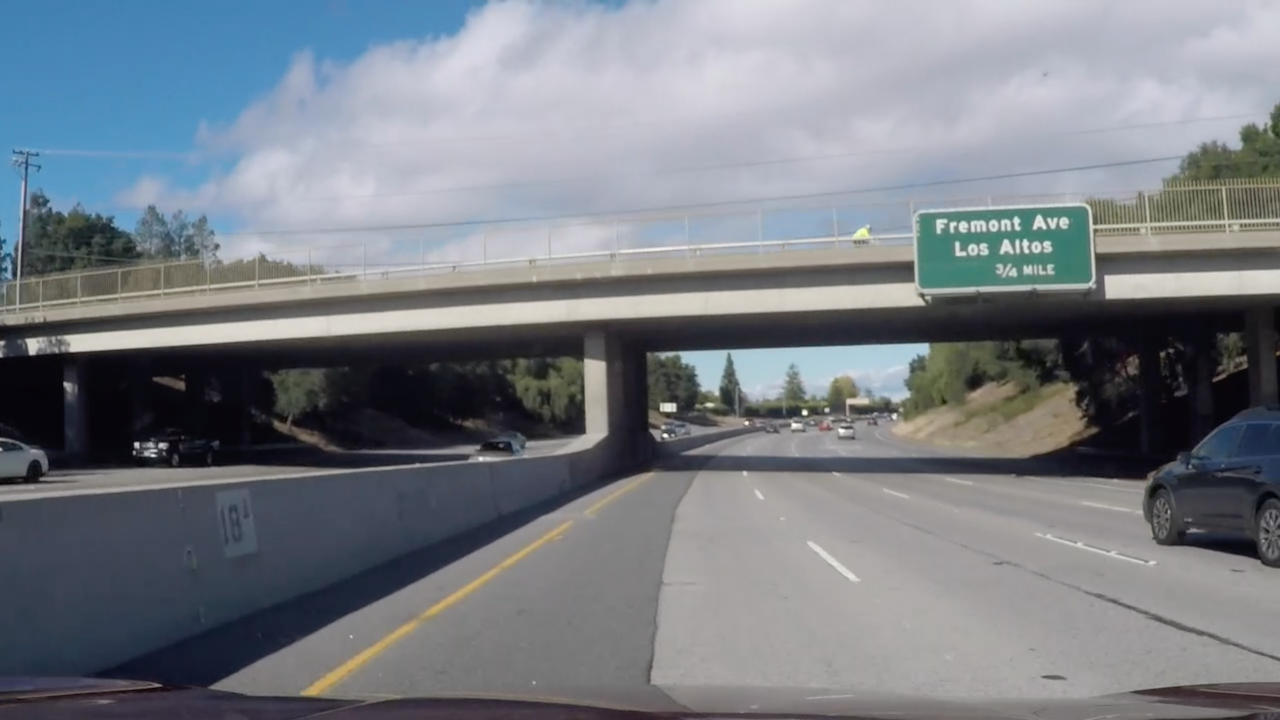
#> input picture v24_11_29/images/curve_lines1.jpg, 1280 x 720 px, given in place of project_video_output.mp4, which was not available
$ jupyter execute --allow-errors _04_video_v1.ipynb   (older library calls are emulated)
#> lines starting #> are read from the running program, lines starting #| are printed output that depends on the picture; pictures that were not available may be replaced by others from this repository, and a replacement may not be noted
[cell 1]
import cv2
import numpy as np
import pickle
import matplotlib.pyplot as plt

calibration_data = pickle.load(open('calibration_data.p','rb'))
#> (reads v24_11_29/calibration_data.p from the repository)

matrix = calibration_data['camera_matrix']
dist_coef = calibration_data['distortion_coefficient']

source_points = [(580, 460), (205, 720), (1110, 720), (703, 460)]
dest_points = [(320, 0), (320, 720), (960, 720), (960, 0)]

warp_matrix = cv2.getPerspectiveTransform(np.float32(source_points), np.float32(dest_points))
inv_warp_matrix = cv2.getPerspectiveTransform(np.float32(dest_points), np.float32(source_points))

p = { 'sat_thresh': 120, 'light_thresh': 40, 'light_thresh_agr': 205,
      'grad_thresh': (0.7, 1.4), 'mag_thresh': 40, 'x_thresh': 20 }

sat_thresh = 120
light_thresh = 40
light_thresh_agr = 205
grad_min = 0.7; grad_max = 1.4
mag_thresh = 40
x_thresh = 20

[cell 2]
import cv2
import numpy as np

def birdeye_sky_view(ground_image):
    temp_image = cv2.undistort(ground_image, matrix, dist_coef, None, matrix)
    shape = (temp_image.shape[1] ,temp_image.shape[0]) # (width,height)
    # 위쪽에 이미 구해놓았음
    # warp_matrix = cv2.getPerspectiveTransform(np.float32(source_points), np.float32(dest_points))
    warp_image = cv2.warpPerspective(temp_image, warp_matrix, shape, flags=cv2.INTER_LINEAR)

    return warp_image

def apply_color_mask(img_hls):
    img_l = img_hls[:, :, 1]
    img_s = img_hls[:, :, 2]
    color_cond1 = (img_s > sat_thresh) & (img_l > light_thresh)
    color_cond2 = img_l > light_thresh_agr
    b = np.zeros_like(img_s)
    b[(color_cond1 | color_cond2)] = 1
    return b

def scale_abs(x, m=255):
    x = np.absolute(x)
    x = np.uint8(m * x / np.max(x))
    return x

# [17 lines left out: functions roi, show_images, not called in this run]

def apply_sobel_mask(img_hls):
    img_l = img_hls[:, :, 1]
    img_s = img_hls[:, :, 2]
    img_z = np.zeros_like(img_s)
    lx = cv2.Sobel(img_l, cv2.CV_64F, 1, 0, ksize = 5)
    ly = cv2.Sobel(img_l, cv2.CV_64F, 0, 1, ksize = 5)
    gradl = np.arctan2(np.absolute(ly), np.absolute(lx))
    l_mag = np.sqrt(lx**2 + ly**2)
    slm, slx, sly = scale_abs(l_mag), scale_abs(lx), scale_abs(ly)
    b = np.zeros_like(img_s)
    sobel_cond1 = slm > mag_thresh
    sobel_cond2 = slx > x_thresh
    sobel_cond3 = (gradl > grad_min) & (gradl < grad_max)
    b[(sobel_cond1 & sobel_cond2 & sobel_cond3)] = 1
    return b

# [30 lines left out: functions sobel_breakdown, color_breakdown, not called in this run]

def lane_filter_apply(rgb_image):
    img_hls = cv2.cvtColor(rgb_image, cv2.COLOR_BGR2HLS)
    color_img = apply_color_mask(img_hls)
    sobel_img = apply_sobel_mask(img_hls)
    filtered_img = cv2.bitwise_or(sobel_img, color_img)
    return filtered_img

[cell 3]
def next_y(w, h=720, window_height=80):
  y_lo = h - (w + 1) * window_height
  y_hi = h - w * window_height
  return y_lo, y_hi

def next_x(current ,margin=100):
  x_left = current - margin
  x_right = current + margin
  return x_left, x_right

def next_midx(current, all_pixels_x, pixel_indices, min_pix=50):
    if len(pixel_indices) > min_pix:
      current = int(np.mean(all_pixels_x[pixel_indices]))
    return current

def indices_within_boundary(all_pixels_x, all_pixels_y, y_lo, y_hi, x_left, x_right):
  cond1 = all_pixels_y >= y_lo
  cond2 = all_pixels_y < y_hi
  cond3 = all_pixels_x >= x_left
  cond4 = all_pixels_x < x_right
  return (cond1 & cond2 & cond3 & cond4 ).nonzero()[0]

def get_real_curvature(xs, ys, xm_per_pix=(3.7/700), ym_per_pix=(30/720)):
    return np.polyfit(ys * ym_per_pix, xs * xm_per_pix, 2)

def radius_of_curvature(y, f):
    return ((1 + (2 * f[0] * y + f[1])**2)**(1.5)) / np.absolute(2 * f[0])

def pixel_locations(all_pixels_x, all_pixels_y, indices):
    return all_pixels_x[indices], all_pixels_y[indices]

def curves_fit(binary):
  number_of_windows = 9
  margin = 100
  minimum_pixels = 50
  ym_per_pix = 30 / 720
  xm_per_pix = 3.7 / 700
  glo_left_pixels_indices, glo_right_pixels_indices = [], []
  left_pixels_x, left_pixels_y = None, None
  right_pixels_x, right_pixels_y = None, None
  left_fit_curve_pix, right_fit_curve_pix = None, None
  left_fit_curve_f, right_fit_curve_f = None, None
  left_radius, right_radius = None, None
  vehicle_position, vehicle_position_words = None, None
  result = {}

  # store details
  out_img = np.dstack((binary, binary, binary)) * 255
  h, w = binary.shape[0], binary.shape[1]
  mid = h/2
  window_height = int(h / number_of_windows)
  all_pixels_x = np.array(binary.nonzero()[1])
  all_pixels_y = np.array(binary.nonzero()[0])

  # start : w 각 세로라인별 합을 구해서 그값이 가장 큰 세로줄을 시작으로 (좌/우 구분해서)
  hist = np.sum(binary[int(h / 2):, :], axis = 0)
  mid = int(hist.shape[0] / 2)
  mid_leftx = np.argmax(hist[:mid])
  mid_rightx = np.argmax(hist[mid:]) + mid

  left_pixels_indices, right_pixels_indices = [], []
  x, y = [None, None, None, None], [None, None]

  for w in range(number_of_windows):
    y[0], y[1] = next_y(w)
    x[0], x[1] = next_x(mid_leftx)
    x[2], x[3] = next_x(mid_rightx)

    cv2.rectangle(out_img, (x[0], y[0]), (x[1], y[1]), (255, 0, 0), thickness=4)
    cv2.rectangle(out_img, (x[2], y[0]), (x[3], y[1]), (0, 255, 0), thickness=4)

    curr_left_pixels_indices = indices_within_boundary(all_pixels_x, all_pixels_y, y[0], y[1], x[0], x[1])
    curr_right_pixels_indices = indices_within_boundary(all_pixels_x, all_pixels_y,y[0], y[1], x[2], x[3])

    left_pixels_indices.append(curr_left_pixels_indices)
    right_pixels_indices.append(curr_right_pixels_indices)

    mid_leftx = next_midx(mid_leftx, all_pixels_x, curr_left_pixels_indices)
    mid_rightx = next_midx(mid_rightx, all_pixels_x, curr_right_pixels_indices)

  glo_left_pixels_indices = np.concatenate(left_pixels_indices)
  glo_right_pixels_indices = np.concatenate(right_pixels_indices)

  left_pixels_x, left_pixels_y = pixel_locations(all_pixels_x, all_pixels_y, glo_left_pixels_indices)
  right_pixels_x, right_pixels_y = pixel_locations(all_pixels_x, all_pixels_y, glo_right_pixels_indices)

  left_fit_curve_f = get_real_curvature(left_pixels_x, left_pixels_y)
  right_fit_curve_f = get_real_curvature(right_pixels_x, right_pixels_y)

  left_radius = radius_of_curvature(h * ym_per_pix, left_fit_curve_f)
  right_radius = radius_of_curvature(h *  ym_per_pix, right_fit_curve_f)

  #plot
  out_img[left_pixels_y, left_pixels_x] = [255, 0, 255]
  out_img[right_pixels_y, right_pixels_x] = [0, 255, 255]

  left_fit_curve_pix = np.polyfit(left_pixels_y, left_pixels_x, 2)
  right_fit_curve_pix = np.polyfit(right_pixels_y, right_pixels_x, 2)

  kl, kr = left_fit_curve_pix, right_fit_curve_pix
  ys = np.linspace(0, h - 1, h)

  left_xs = kl[0] * (ys**2) + kl[1] * ys + kl[2]
  right_xs = kr[0] * (ys**2) + kr[1] * ys + kr[2]

  xls, xrs, ys = left_xs.astype(np.uint32), right_xs.astype(np.uint32), ys.astype(np.uint32)

  t=4
  for xl, xr, y in zip(xls, xrs, ys):
      cv2.line(out_img, (xl - t, y), (xl + t, y), (255, 255, 0), int(t / 2))
      cv2.line(out_img, (xr - t, y), (xr + t, y), (0, 0, 255), int(t / 2))

  #update_vehicle_position
  y = h
  mid = w / 2
  kl, kr = left_fit_curve_pix, right_fit_curve_pix
  xl = kl[0] * (y**2) + kl[1]* y + kl[2]
  xr = kr[0] * (y**2) + kr[1]* y + kr[2]
  pix_pos = xl + (xr - xl) / 2
  vehicle_position = (pix_pos - mid) * xm_per_pix

  if vehicle_position < 0:
    vehicle_position_words = str(np.absolute(np.round(vehicle_position, 2))) + " m left of center"
  elif vehicle_position > 0:
    vehicle_position_words = str(np.absolute(np.round(vehicle_position, 2))) + " m right of center"
  else:
    vehicle_position_words = "at the center"


  result = {
    'image': out_img,
    'left_radius': left_radius,
    'right_radius': right_radius,
    'real_left_best_fit_curve': left_fit_curve_f,
    'real_right_best_fit_curve': right_fit_curve_f,
    'pixel_left_best_fit_curve': left_fit_curve_pix,
    'pixel_right_best_fit_curve': right_fit_curve_pix,
    'vehicle_position': vehicle_position,
    'vehicle_position_words': vehicle_position_words
  }
  return result

[cell 4]
import cv2
def project_image(ground_image, sky_lane, left_fit, right_fit, color = (0, 255, 0)):
    z = np.zeros_like(sky_lane)
    sky_lane = np.dstack((z, z, z))

    kl, kr = left_fit, right_fit
    h = sky_lane.shape[0]
    ys = np.linspace(0, h - 1, h)
    lxs = kl[0] * (ys**2) + kl[1]* ys +  kl[2]
    rxs = kr[0] * (ys**2) + kr[1]* ys +  kr[2]

    pts_left = np.array([np.transpose(np.vstack([lxs, ys]))])
    pts_right = np.array([np.flipud(np.transpose(np.vstack([rxs, ys])))])
    pts = np.hstack((pts_left, pts_right))

    cv2.fillPoly(sky_lane, np.int_(pts), color)

    shape = (sky_lane.shape[1], sky_lane.shape[0])
    ground_lane = cv2.warpPerspective(sky_lane, inv_warp_matrix, shape)

    result = cv2.addWeighted(ground_image, 1, ground_lane, 0.3, 0)
    return result


def process_video(input_video_path):
    """
    비디오를 처리하고 차선을 표시한 결과를 실시간으로 재생합니다.
    """
    cap = cv2.VideoCapture(input_video_path)
    if not cap.isOpened():
        print('동영상을 열 수 없습니다.')
        exit(1)

    frame_num = cap.get(cv2.CAP_PROP_FRAME_COUNT)
    while True:
        ret, frame = cap.read()
        if not ret:
            cap.set(cv2.CAP_PROP_POS_FRAMES, 0) # 동영상 끝에 도달하면 처음으로 돌아갑니다.
            continue # 다음 프레임으로 넘어갑니다.

        frame = cv2.cvtColor(frame, cv2.COLOR_BGR2RGB) # 차선 인식을 위해 RGB로 변환

        try:
            # 최초 이미지 처리 코드 적용
            img_binary = lane_filter_apply(frame) # lane_filter_apply 함수 사용
            birdview_image = birdeye_sky_view(img_binary) # birdeye_sky_view 함수 사용
            result = curves_fit(birdview_image) # curves_fit 함수 사용.  birdview_image를 입력으로 넣습니다.

            # 결과 이미지를 원본 프레임에 중첩
            processed_frame = project_image(frame, birdview_image, result['pixel_left_best_fit_curve'], result['pixel_right_best_fit_curve'])
            processed_frame = cv2.cvtColor(processed_frame, cv2.COLOR_RGB2BGR)

            height, width = frame.shape[:2]
            frame_now = cap.get(cv2.CAP_PROP_POS_FRAMES)
            processed_frame = cv2.putText(processed_frame, f'{int(frame_now):04d} / {int(frame_num):04d}', (10, 30),
                                        cv2.FONT_HERSHEY_PLAIN, 2, (0, 0, 255), 2)


            cv2.imshow('video', processed_frame)

        except Exception as e:
            print(f"Error processing frame: {e}")
            cv2.imshow('video', frame) # 에러 발생 시 원본 프레임 표시


        if cv2.waitKey(33) == 27:  # Esc 키
            break

    cap.release()
    cv2.destroyAllWindows()


# [14 lines left out: function project_lane_test_for_video, not called in this run]

[cell 5]
input_video = r'C:\Users\HKIT\vscode\numpy\v24_11_29b\videos\project_video_output.mp4'  # 입력 비디오 파일 경로
process_video(input_video)
#> in process_video, frame is the input picture: shape (720, 1280, 3); mean B, G, R 132.9, 125.7, 120.2
#> in curves_fit, `all_pixels_x = np.array(binary.nonzero()[1])`: all_pixels_x = 16332 values, max 1190 at index 16041, min 239 at index 16304, mean 618.8
#> in curves_fit, `all_pixels_y = np.array(binary.nonzero()[0])`: all_pixels_y = 16332 values from 144 to 718
#> in curves_fit, `hist = np.sum(binary[int(h / 2):, :], axis = 0)`: hist = 1280 values, max 67 at index 919, min 0 at index 0, mean 6.25
#> in curves_fit, `mid_leftx = np.argmax(hist[:mid])`: mid_leftx = 467
#> in curves_fit, `mid_rightx = np.argmax(hist[mid:]) + mid`: mid_rightx = 919
#> the loop in curves_fit, `for w in range(number_of_windows):` made 9 passes
#> (mid_leftx, mid_rightx) on passes 2 to 5: (371, 916), (395, 916), (443, 952), (494, 968)
#> after the loop in curves_fit, `for w in range(number_of_windows):`:
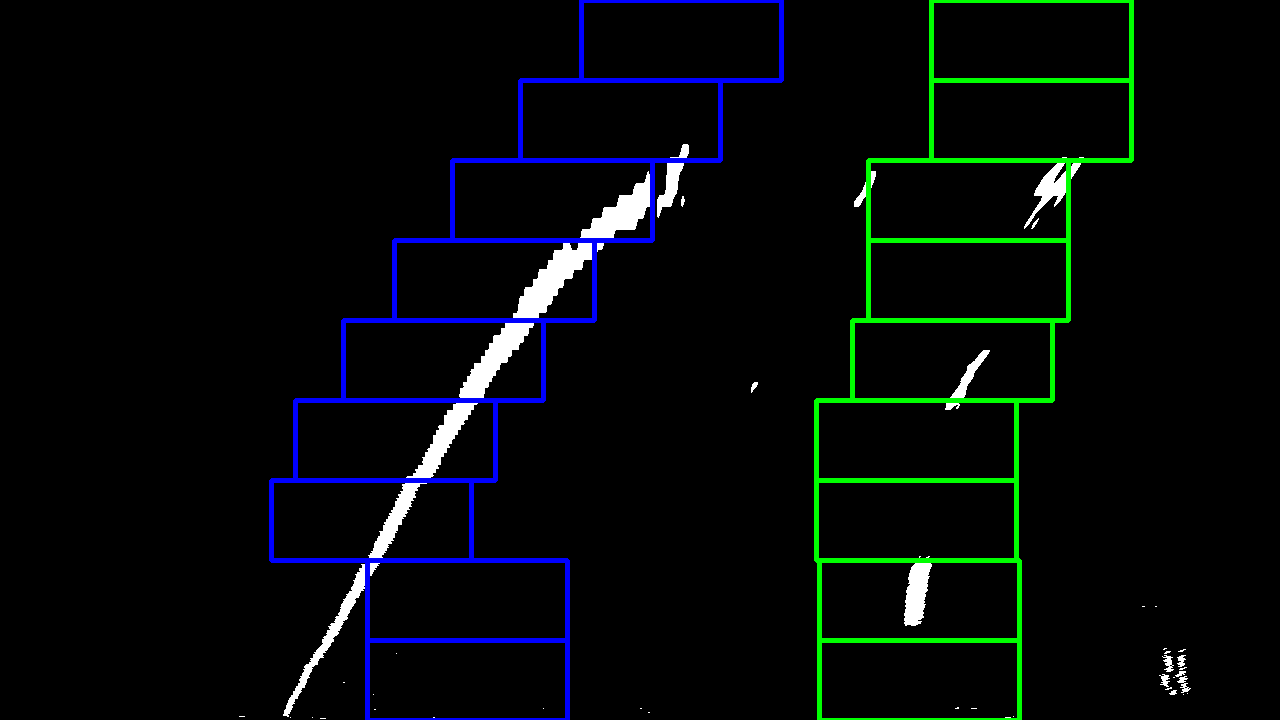
#> out_img: shape (720, 1280, 3); mean of channels 0, 1, 2 9.1, 8.7, 4.2; drawn as B, G, R
#> after the loop in curves_fit, `for w in range(number_of_windows):`: left_pixels_indices = 9 items; x = [581, 781, 931, 1131]; y = [0, 80]
#> in curves_fit, `glo_left_pixels_indices = np.concatenate(left_pixels_indices)`: glo_left_pixels_indices = 10078 values, max 16316 at index 6, min 0 at index 9927, mean 7491.4
#> in curves_fit, `glo_right_pixels_indices = np.concatenate(right_pixels_indices)`: glo_right_pixels_indices = 3048 values, max 16331 at index 21, min 118 at index 3016, mean 8371.2
#> in curves_fit, `left_pixels_x, left_pixels_y = pixel_locations(all_pixels_x, all_pixel..`: left_pixels_x = 10078 values, max 688 at index 9938, min 367 at index 7, mean 514.3; left_pixels_y = 10078 values, max 717 at index 5, min 144 at index 9927, mean 343
#> in curves_fit, `right_pixels_x, right_pixels_y = pixel_locations(all_pixels_x, all_pix..`: right_pixels_x = 3048 values, max 1083 at index 3025, min 868 at index 2101, mean 970.4; right_pixels_y = 3048 values, max 718 at index 19, min 157 at index 3016, mean 398.4
#> in curves_fit, `left_fit_curve_f = get_real_curvature(left_pixels_x, left_pixels_y)`: left_fit_curve_f = [0.00265, -0.172, 4.59]
#> in curves_fit, `right_fit_curve_f = get_real_curvature(right_pixels_x, right_pixels_y)`: right_fit_curve_f = [0.0011, -0.0715, 5.95]
#> in curves_fit, `left_radius = radius_of_curvature(h * ym_per_pix, left_fit_curve_f)`: left_radius = 188.7
#> in curves_fit, `right_radius = radius_of_curvature(h *  ym_per_pix, right_fit_curve_f)`: right_radius = 453.9
#> in curves_fit, `left_fit_curve_pix = np.polyfit(left_pixels_y, left_pixels_x, 2)`: left_fit_curve_pix = [0.000871, -1.36, 867.9]
#> in curves_fit, `right_fit_curve_pix = np.polyfit(right_pixels_y, right_pixels_x, 2)`: right_fit_curve_pix = [0.000362, -0.564, 1125.6]
#> in curves_fit, `kl, kr = left_fit_curve_pix, right_fit_curve_pix`: kl = [0.000871, -1.36, 867.9]; kr = [0.000362, -0.564, 1125.6]
#> in curves_fit, `left_xs = kl[0] * (ys**2) + kl[1] * ys + kl[2]`: left_xs = 720 values, max 867.9 at index 0, min 340.6 at index 719, mean 529.4
#> in curves_fit, `right_xs = kr[0] * (ys**2) + kr[1] * ys + kr[2]`: right_xs = 720 values, max 1125.6 at index 0, min 907.4 at index 719, mean 985.4
#> in curves_fit, `xls, xrs, ys = left_xs.astype(np.uint32), right_xs.astype(np.uint32), ..`: xls = 720 values, max 867 at index 0, min 340 at index 716, mean 528.9; xrs = 720 values, max 1125 at index 0, min 907 at index 707, mean 984.9
#> the loop in curves_fit, `for xl, xr, y in zip(xls, xrs, ys):` made 720 passes
#> (xl, xr) on passes 1 to 3: (867, 1125), (866, 1125), (865, 1124)
#> after the loop in curves_fit, `for xl, xr, y in zip(xls, xrs, ys):`:
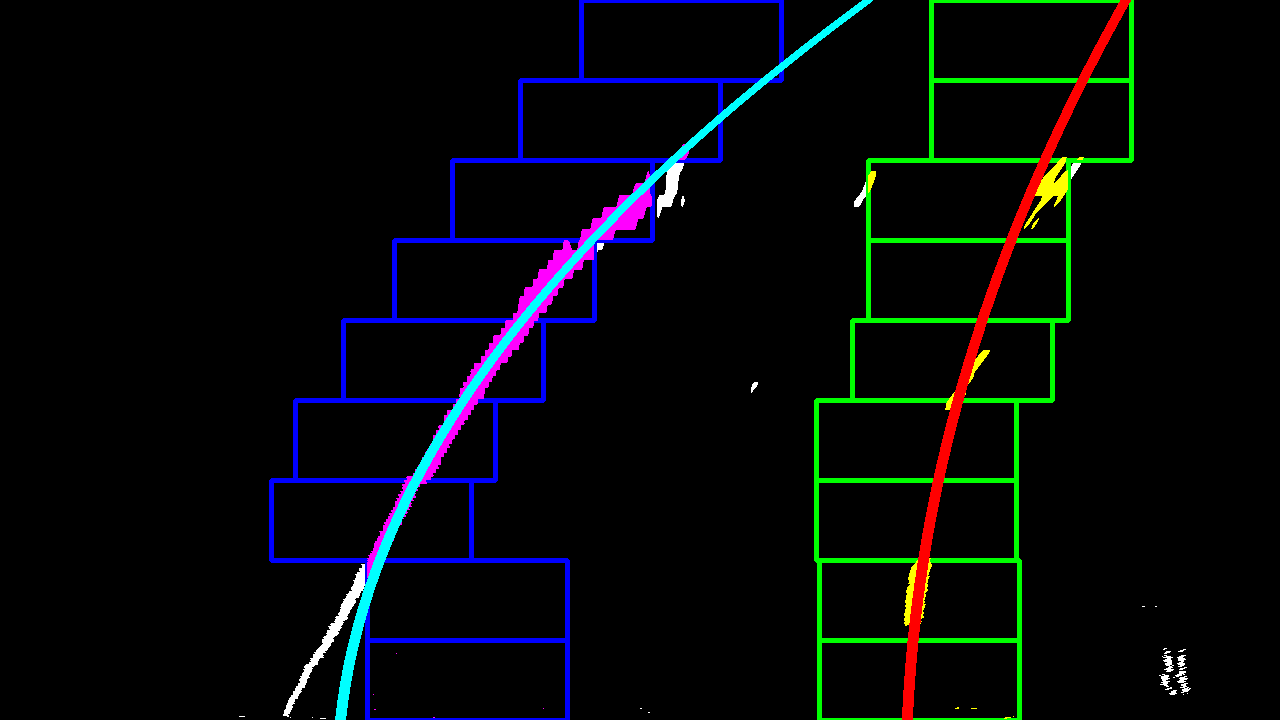
#> out_img: shape (720, 1280, 3); mean of channels 0, 1, 2 9.3, 7.9, 5.1; drawn as B, G, R
#> in curves_fit, `mid = w / 2`: mid = 4
#> in curves_fit, `xl = kl[0] * (y**2) + kl[1]* y + kl[2]`: xl = 340.5
#> in curves_fit, `xr = kr[0] * (y**2) + kr[1]* y + kr[2]`: xr = 907.4
#> in curves_fit, `pix_pos = xl + (xr - xl) / 2`: pix_pos = 623.9
#> in curves_fit, `vehicle_position = (pix_pos - mid) * xm_per_pix`: vehicle_position = 3.28
#> in curves_fit, `vehicle_position_words = str(np.absolute(np.round(vehicle_position, 2)..`: vehicle_position_words = '3.28 m right of center'
#> in process_video, `result = curves_fit(birdview_image)`: result = 9 items
#> in project_image, `kl, kr = left_fit, right_fit`: kl = [0.000871, -1.36, 867.9]; kr = [0.000362, -0.564, 1125.6]
#> in project_image, `lxs = kl[0] * (ys**2) + kl[1]* ys +  kl[2]`: lxs has the same summary as left_xs in curves_fit
#> in project_image, `rxs = kr[0] * (ys**2) + kr[1]* ys +  kr[2]`: rxs has the same summary as right_xs in curves_fit
#> in project_image, `pts_left = np.array([np.transpose(np.vstack([lxs, ys]))])`: pts_left = 720 pairs, first value 340.6 to 867.9, second value 0 to 719
#> in project_image, `pts_right = np.array([np.flipud(np.transpose(np.vstack([rxs, ys])))])`: pts_right = 720 pairs, first value 907.4 to 1125.6, second value 0 to 719
#> in project_image, `pts = np.hstack((pts_left, pts_right))`: pts = 1440 pairs, first value 340.6 to 1125.6, second value 0 to 719
#> in process_video, `frame_now = cap.get(cv2.CAP_PROP_POS_FRAMES)`: frame_now = 0
#> in process_video, `processed_frame = cv2.putText(processed_frame, f'{int(frame_now):04d} ..`:
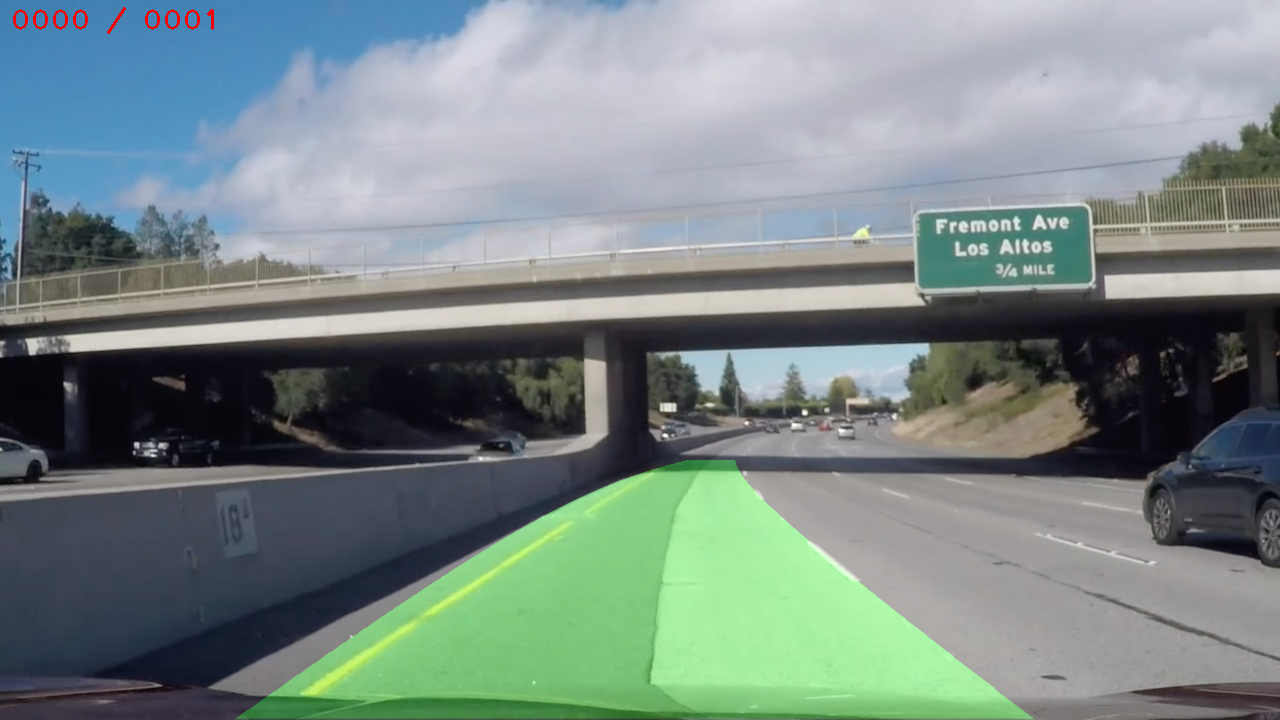
#> processed_frame: shape (720, 1280, 3); mean B, G, R 132.7, 135, 120.4
#> (key Esc is pressed here)
